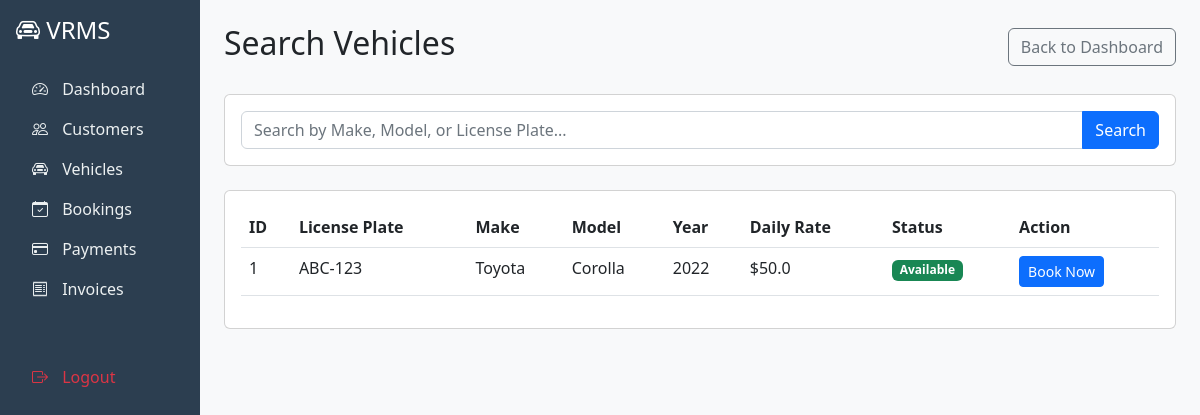
The page /search-vehicles on the database its author committed.
### app/models/vehicle.py (models this page shows)
class Vehicle(db.Model):
    __tablename__ = 'vehicles'
    vehicle_id = db.Column(db.Integer, primary_key=True)
    make = db.Column(db.String(50), nullable=False)
    model = db.Column(db.String(50), nullable=False)
    year = db.Column(db.Integer, nullable=False)
    license_plate = db.Column(db.String(20), unique=True, nullable=False)
    fuel_type = db.Column(db.String(20), nullable=False)  # Petrol, Diesel, Hybrid
    seating_capacity = db.Column(db.Integer, nullable=False)
    daily_rate = db.Column(db.Float, nullable=False)
    color = db.Column(db.String(30))
    current_mileage = db.Column(db.Integer, default=0)
    status = db.Column(db.String(20), default='Available')  # Available, Booked, Rented, Maintenance
    @property
    def id(self):
        return self.vehicle_id

### app/routes/bookings.py (the view)
@bookings.route('/search-vehicles', methods=['GET', 'POST'])
def search_vehicles():
    vehicles = []
    query = ""
    if request.method == 'POST':
        query = request.form.get('query', '')
        vehicles = Vehicle.query.filter(
            (Vehicle.make.ilike(f'%{query}%')) |
            (Vehicle.model.ilike(f'%{query}%')) |
            (Vehicle.license_plate.ilike(f'%{query}%'))
        ).all()
    else:
        vehicles = Vehicle.query.filter_by(status='Available').all()
    return render_template('bookings/search_vehicles.html', vehicles=vehicles, query=query)

### app/templates/bookings/search_vehicles.html
{% extends "base.html" %}
{% block content %}
<div class="d-flex justify-content-between align-items-center mb-4">
    <h2>Search Vehicles</h2>
    <a href="{{ url_for('bookings.dashboard') }}" class="btn btn-outline-secondary">Back to Dashboard</a>
</div>
<div class="card mb-4">
    <div class="card-body">
        <form method="POST">
            <div class="input-group">
                <input type="text" name="query" class="form-control" placeholder="Search by Make, Model, or License Plate..." value="{{ query }}">
                <button type="submit" class="btn btn-primary">Search</button>
            </div>
        </form>
    </div>
</div>
<div class="card">
    <div class="card-body">
        {% if vehicles %}
        <table class="table table-hover">
            <thead>
                <tr>
                    <th>ID</th>
                    <th>License Plate</th>
                    <th>Make</th>
                    <th>Model</th>
                    <th>Year</th>
                    <th>Daily Rate</th>
                    <th>Status</th>
                    <th>Action</th>
                </tr>
            </thead>
            <tbody>
                {% for vehicle in vehicles %}
                <tr>
                    <td>{{ vehicle.id }}</td>
                    <td>{{ vehicle.license_plate }}</td>
                    <td>{{ vehicle.make }}</td>
                    <td>{{ vehicle.model }}</td>
                    <td>{{ vehicle.year }}</td>
                    <td>${{ vehicle.daily_rate }}</td>
                    <td>
                        {% if vehicle.status == 'Available' %}
                            <span class="badge bg-success">{{ vehicle.status }}</span>
                        {% elif vehicle.status == 'Rented' %}
                            <span class="badge bg-warning text-dark">{{ vehicle.status }}</span>
                        {% else %}
                            <span class="badge bg-secondary">{{ vehicle.status }}</span>
                        {% endif %}
                    </td>
                    <td>
                        {% if vehicle.status == 'Available' %}
                        <a href="{{ url_for('bookings.book_vehicle', vehicle_id=vehicle.id) }}" class="btn btn-sm btn-primary">Book Now</a>
                        {% else %}
                        <button class="btn btn-sm btn-secondary" disabled>Unavailable</button>
                        {% endif %}
                    </td>
                </tr>
                {% endfor %}
            </tbody>
        </table>
        {% else %}
        <div class="text-center py-5">
            <h5 class="text-muted">No vehicles found matching your search.</h5>
            <p class="text-muted">Try a different keyword or add new vehicles to the fleet.</p>
        </div>
        {% endif %}
    </div>
</div>
{% endblock %}

### rows shown on the page
Vehicle: id "1", license_plate "ABC-123", make "Toyota", model "Corolla", year "2022", daily_rate "50.0", status "Available"
